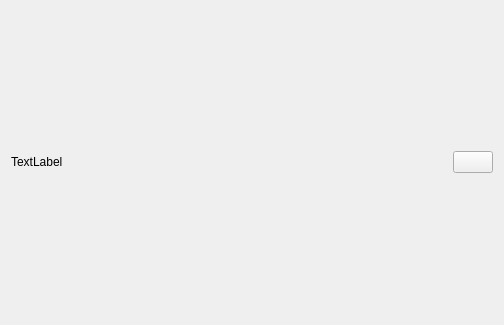
<?xml version="1.0" encoding="UTF-8"?>
<ui version="4.0">
 <class>QvkHelpBrowser_wl</class>
 <widget class="QWidget" name="QvkHelpBrowser_wl">
  <property name="geometry">
   <rect>
    <x>0</x>
    <y>0</y>
    <width>504</width>
    <height>325</height>
   </rect>
  </property>
  <property name="windowTitle">
   <string>Help</string>
  </property>
  <layout class="QVBoxLayout" name="verticalLayout">
   <item>
    <layout class="QHBoxLayout" name="horizontalLayout" stretch="1,0">
     <item>
      <widget class="QLabel" name="labelURL">
       <property name="toolTip">
        <string notr="true"/>
       </property>
       <property name="text">
        <string notr="true">TextLabel</string>
       </property>
       <property name="textInteractionFlags">
        <set>Qt::TextInteractionFlag::LinksAccessibleByMouse|Qt::TextInteractionFlag::TextSelectableByMouse</set>
       </property>
      </widget>
     </item>
     <item>
      <widget class="QPushButton" name="pushButtonClose">
       <property name="text">
        <string notr="true"/>
       </property>
       <property name="icon">
        <iconset resource="../../screencast.qrc">
         <normaloff>:/pictures/systray/exit.png</normaloff>:/pictures/systray/exit.png</iconset>
       </property>
       <property name="iconSize">
        <size>
         <width>32</width>
         <height>22</height>
        </size>
       </property>
      </widget>
     </item>
    </layout>
   </item>
  </layout>
 </widget>
 <resources>
  <include location="../../screencast.qrc"/>
 </resources>
 <connections/>
</ui>
